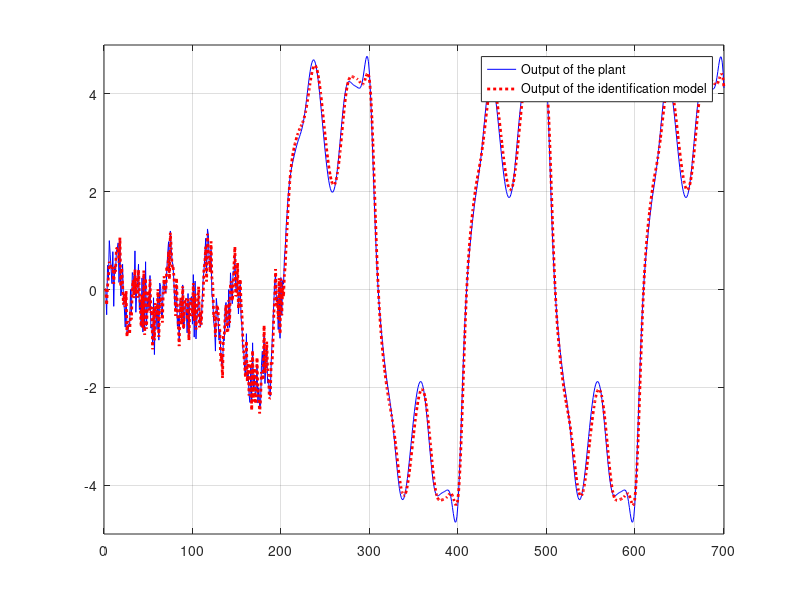
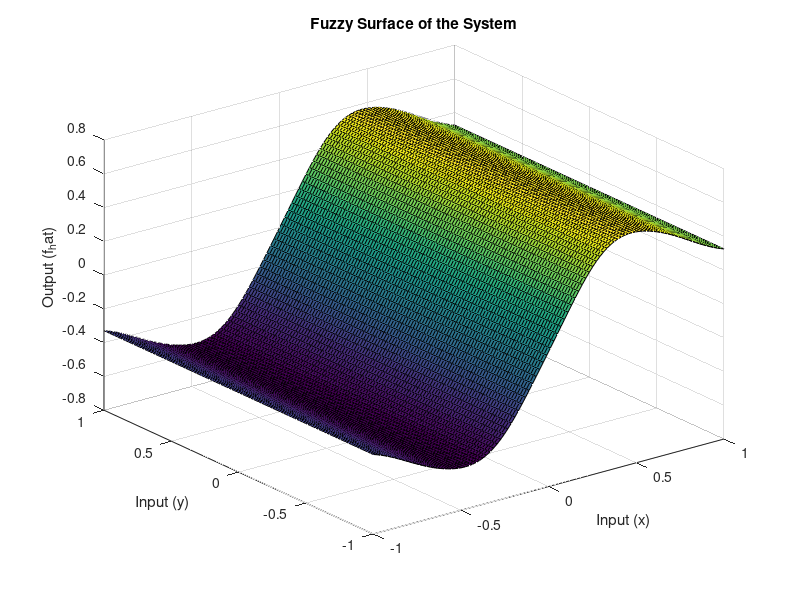

MATLAB code for these plots, in order:
M = 7; % Number of membership functions (Based on 1st step of fuzzy system design)
num_training = 200; % Number of training samples
total_num = 700;
landa = 0.1; % A constant stepsize

% Preallocation
x_bar = zeros(num_training, M);
g_bar = zeros(num_training, M);
sigma = zeros(num_training, M);
y = zeros(total_num, 1);
u = zeros(total_num, 1);
x = zeros(total_num, 1);
y_hat = zeros(total_num, 1);
f_hat = zeros(total_num, 1);
z = zeros(total_num, 1);
g_u = zeros(total_num, 1);

u(1) = -1 + 2 * rand;
y(1) = 0;
g_u(1) = 0.6 * sin(pi * u(1)) + 0.3 * sin(3 * pi * u(1)) + 0.1 * sin(5 * pi * u(1));
f_hat(1) = g_u(1);

u_min = -1;
u_max = 1;
h = (u_max - u_min) / (M - 1);

for k = 1:M
    x_bar(1, k) = -1 + h * (k - 1);
    u(1, k) = x_bar(1, k);
    g_bar(1, k) = 0.6 * sin(pi * u(1, k)) + 0.3 * sin(3 * pi * u(1, k)) + 0.1 * sin(5 * pi * u(1, k));
end

sigma(1, 1:M) = (max(u(1, :)) - min(u(1, :))) / M;
x_bar(2, :) = x_bar(1, :); 
g_bar(2, :) = g_bar(1, :); 
sigma(2, :) = sigma(1, :);

x_bar_initial = x_bar(1, :);
sigma_initial = sigma(1, :);
y_bar_initial = g_bar(1, :);

% Training phase
for q = 2:num_training
    b = 0; a = 0;
    x(q) = -1 + 2 * rand; % Random input
    u(q) = x(q);
    g_u(q) = 0.6 * sin(pi * u(q)) + 0.3 * sin(3 * pi * u(q)) + 0.1 * sin(5 * pi * u(q));
    
    Z = zeros(1, M);
    for r = 1:M
        z(r) = exp(-((x(q) - x_bar(q, r)) / sigma(q, r))^2);
        Z(r) = z(r);
        b = b + z(r);
        a = a + g_bar(q, r) * z(r);
    end
    
    f_hat(q) = a / b; % Output approximation
    
    g_bar(q + 1, :) = g_bar(q, :) + landa * Z * (g_u(q) - f_hat(q));
    x_bar(q + 1, :) = x_bar(q, :); 
    sigma(q + 1, :) = sigma(q, :); 
    
    y(q + 1) = 0.3 * y(q) + 0.6 * y(q - 1) + g_u(q);
    y_hat(q + 1) = 0.3 * y(q) + 0.6 * y(q - 1) + f_hat(q);
end

x_bar_final = x_bar(num_training, :);
sigma_final = sigma(num_training, :);
g_bar_final = g_bar(num_training, :);

% Test phase
for q = num_training:700
    b = 0; a = 0;
    x(q) = sin(2 * q * pi / 200);
    u(q) = x(q);
    g_u(q) = 0.6 * sin(pi * u(q)) + 0.3 * sin(3 * pi * u(q)) + 0.1 * sin(5 * pi * u(q));
    
    Z = zeros(1, M);
    for r = 1:M
        z(r) = exp(-((x(q) - x_bar(num_training, r)) / sigma(num_training, r))^2);
        Z(r) = z(r);
        b = b + z(r);
        a = a + g_bar(num_training, r) * z(r);
    end
    
    f_hat(q) = a / b; % Output approximation
    y(q + 1) = 0.3 * y(q) + 0.6 * y(q - 1) + g_u(q);
    y_hat(q + 1) = 0.3 * y(q) + 0.6 * y(q - 1) + f_hat(q);
end

% RMSE Calculation
test_data = num_training+1:total_num;
RMSE = sqrt(mean((y(test_data) - y_hat(test_data)).^2));
fprintf('RMSE for test data: %.4f\n', RMSE);

% Plot results
figure1 = figure('Color', [1 1 1]);
plot(1:701, y, 'b', 1:701, y_hat, 'r:', 'Linewidth', 2);
legend('Output of the plant', 'Output of the identification model');
axis([0 701 -5 5]);
grid on;

% Fuzzy Surface Plot
[x_plot, y_plot] = meshgrid(linspace(u_min, u_max, 100), linspace(u_min, u_max, 100));
z_plot = zeros(size(x_plot));

for i = 1:size(x_plot, 1)
    for j = 1:size(x_plot, 2)
        x_input = x_plot(i, j);
        b = 0; a = 0;
        Z = zeros(1, M);
        for r = 1:M
            z(r) = exp(-((x_input - x_bar(num_training, r)) / sigma(num_training, r))^2);
            Z(r) = z(r);
            b = b + z(r);
            a = a + g_bar(num_training, r) * z(r);
        end
        z_plot(i, j) = a / b;
    end
end

figure2 = figure('Color', [1 1 1]);
surf(x_plot, y_plot, z_plot);
xlabel('Input (x)');
ylabel('Input (y)');
zlabel('Output (f_hat)');
title('Fuzzy Surface of the System');
